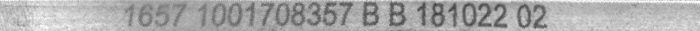
#> input picture pyQt5/ocrNums/bestimg.jpg, 700 x 31 px
$ python '插值读图.py'
#> lines starting #> are read from the running program, lines starting #| are printed output that depends on the picture
import matplotlib.image as mpimg
import matplotlib.pyplot as plt
import mpl_toolkits.basemap
img=mpimg.imread('bestimg.jpg')
#> img is the input picture: shape (31, 700); min 62, max 255, mean 170.5
ax1=plt.subplot(121)
ax1.imshow(img)
plt.imshow(img)
ax2=plt.subplot(122)
ax2.hist(img.ravel(),bins=1000)

plt.show()
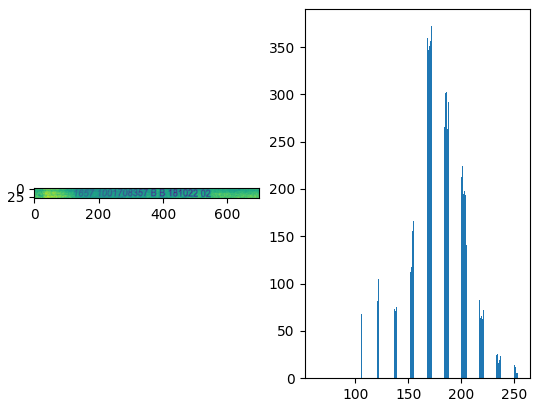
#> figure drawn by matplotlib, 2 panels; panel 2: tallest bar 372 high, from x = 171.8 to 172
